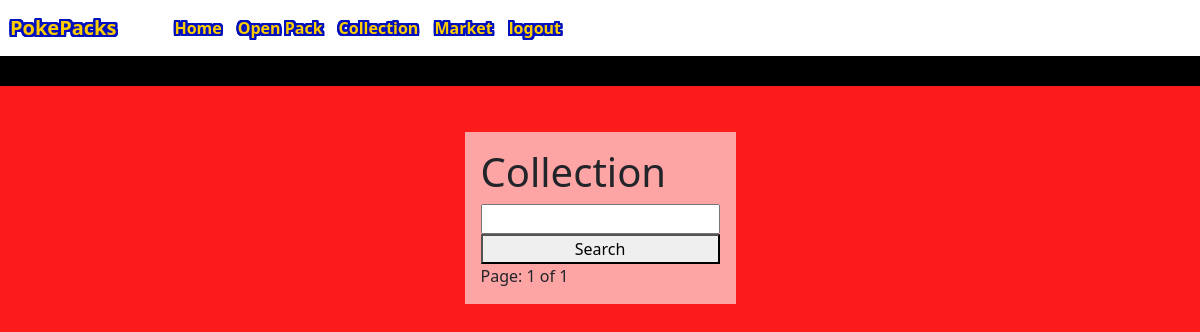
Page /collection/ (signed in) on the earlier database version.
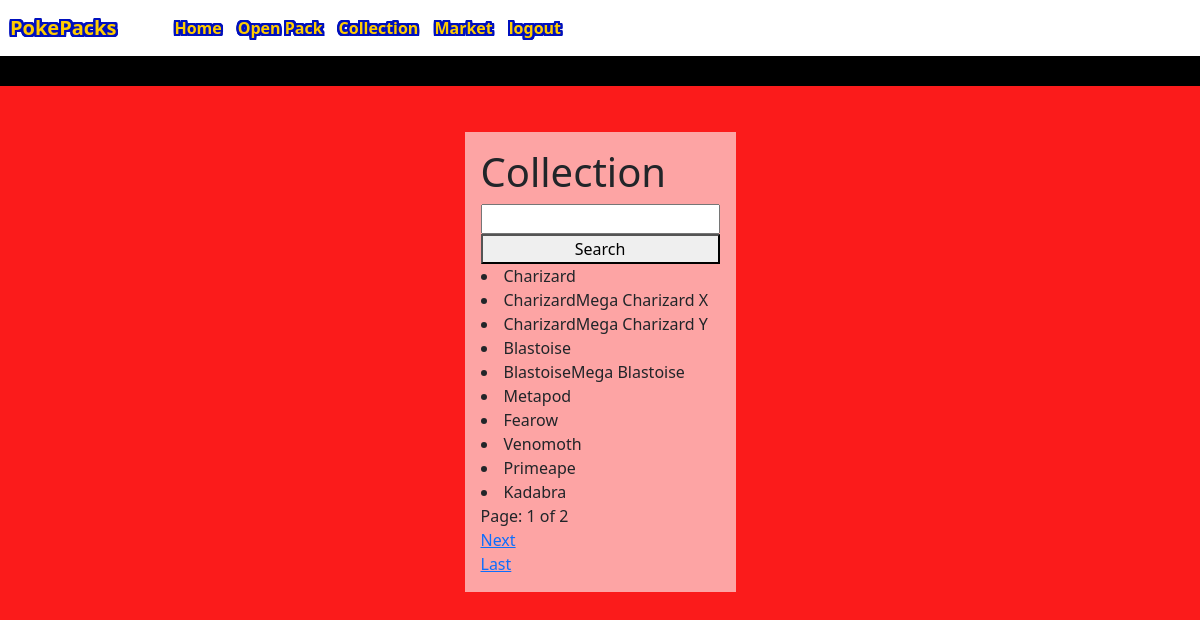
Same page on the later database version.
### pokepacks/models.py (models this page shows, shortened)
class Pokemon(models.Model):
    pokeID = models.IntegerField(default=0)
    name = models.CharField(max_length=200)
    type1 = models.CharField(max_length=200)
    type2 = models.CharField(max_length=200, null="true", blank="true")
    image = models.CharField(max_length=500, default="none")
    rarity = models.CharField(max_length=500)
    generation = models.IntegerField()

### pokepacks/views.py (the view)
# urls.py: path('collection/', views.collection, name='collection'),
def collection(request):
    user_id = request.user.id  # Get user_id from request
    usersIndexeslist = list(UsersPokemon.objects.filter(UserID=user_id))
    indexes = []
    for y in usersIndexeslist:
        indexes.append(y.pokemonID)
    UsersPokemons = []
    UsersPokemons = Pokemon.objects.filter(pokeID__in=indexes)
    name = request.GET.get('pokemon_name')
    if name != '' and name is not None:
        UsersPokemons = UsersPokemons.filter(name__icontains=name)
    paginator = Paginator(UsersPokemons, 10)
    page = request.GET.get('page')
    UsersPokemons = paginator.get_page(page)
    return render(request, 'pokepacks/collection.html',
                  {"object": UsersPokemons})

### pokepacks/templates/pokepacks/collection.html (shortened to what this page needs)
{% extends 'pokepacks/base.html'%}
        {% block body %}
        <div class="d-flex justify-content-center">
            <div class="home-container">
                <h1>Collection</h1>
                <form action="" method="GET">
                    <input type="search" name="pokemon_name" />
                    <button type="submit">Search</button>
                    {% for pokemon in object %}
                    <li>{{ pokemon.name }}</li>
                    {% endfor %} Page: {{ object.number }} of
                    {{object.paginator.num_pages}} {% if object.has_next %}
                    <a href="?page={{ object.next_page_number }}">Next</a>
                    <a href="?page={{ object.paginator.num_pages }}">Last</a>
                    {% endif %}
                </form>
            </div>
        </div>
        {% endblock %}

Differences in the rows shown:
added Pokemon: name "Charizard"
added Pokemon: name "CharizardMega Charizard X"
added Pokemon: name "CharizardMega Charizard Y"
added Pokemon: name "Blastoise"
added Pokemon: name "BlastoiseMega Blastoise"
added Pokemon: name "Metapod"
added Pokemon: name "Fearow"
added Pokemon: name "Venomoth"
added Pokemon: name "Primeape"
added Pokemon: name "Kadabra"
Other differences:
{{ object.paginator.num_pages }}: "1" → "2"
text now shown: "Next Last"
